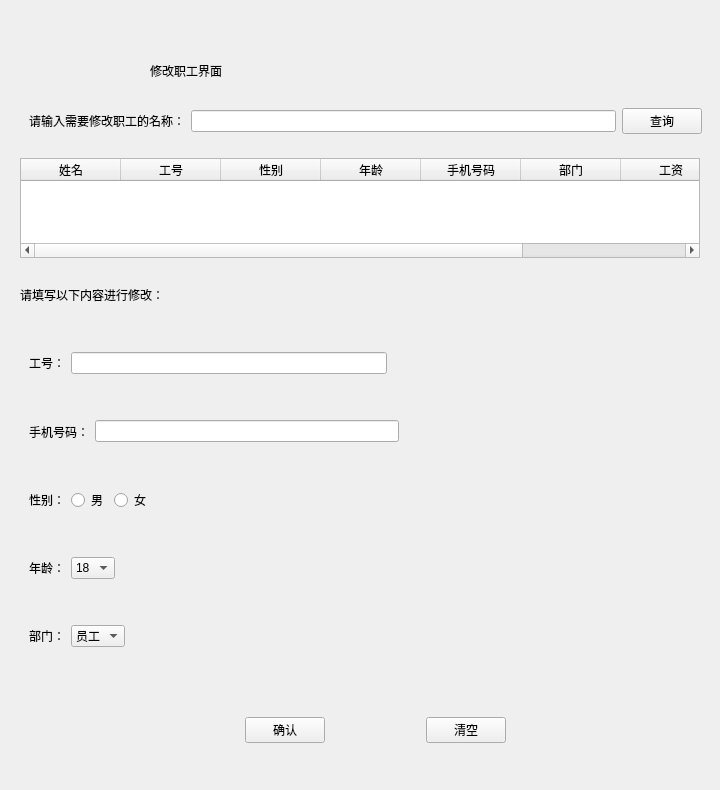
    <widget class="QWidget" name="page4">
     <property name="styleSheet">
      <string notr="true"/>
     </property>
     <widget class="QLabel" name="label_3">
      <property name="geometry">
       <rect>
        <x>150</x>
        <y>40</y>
        <width>351</width>
        <height>61</height>
       </rect>
      </property>
      <property name="styleSheet">
       <string notr="true">font: 35pt &quot;楷体&quot;;</string>
      </property>
      <property name="text">
       <string>修改职工界面</string>
      </property>
     </widget>
     <widget class="QWidget" name="widget_15" native="true">
      <property name="geometry">
       <rect>
        <x>20</x>
        <y>90</y>
        <width>691</width>
        <height>577</height>
       </rect>
      </property>
      <property name="styleSheet">
       <string notr="true">font: 20pt &quot;楷体&quot;;</string>
      </property>
      <layout class="QVBoxLayout" name="verticalLayout_3">
       <item>
        <widget class="QWidget" name="widget_11" native="true">
         <layout class="QHBoxLayout" name="horizontalLayout_9">
          <item>
           <widget class="QLabel" name="label_4">
            <property name="styleSheet">
             <string notr="true">font: 15pt &quot;楷体&quot;;</string>
            </property>
            <property name="text">
             <string>请输入需要修改职工的名称：</string>
            </property>
           </widget>
          </item>
          <item>
           <widget class="QLineEdit" name="modifyname"/>
          </item>
          <item>
           <widget class="QPushButton" name="modifyquery">
            <property name="text">
             <string>查询</string>
            </property>
           </widget>
          </item>
         </layout>
        </widget>
       </item>
       <item>
        <widget class="QTableWidget" name="modifytable">
         <property name="sizePolicy">
          <sizepolicy hsizetype="Fixed" vsizetype="Fixed">
           <horstretch>0</horstretch>
           <verstretch>0</verstretch>
          </sizepolicy>
         </property>
         <property name="minimumSize">
          <size>
           <width>680</width>
           <height>10</height>
          </size>
         </property>
         <property name="maximumSize">
          <size>
           <width>16777215</width>
           <height>100</height>
          </size>
         </property>
         <column>
          <property name="text">
           <string>姓名</string>
          </property>
         </column>
         <column>
          <property name="text">
           <string>工号</string>
          </property>
         </column>
         <column>
          <property name="text">
           <string>性别</string>
          </property>
         </column>
         <column>
          <property name="text">
           <string>年龄</string>
          </property>
         </column>
         <column>
          <property name="text">
           <string>手机号码</string>
          </property>
         </column>
         <column>
          <property name="text">
           <string>部门</string>
          </property>
         </column>
         <column>
          <property name="text">
           <string>工资</string>
          </property>
         </column>
         <column>
          <property name="text">
           <string>职责</string>
          </property>
         </column>
        </widget>
       </item>
       <item>
        <widget class="QLabel" name="label_6">
         <property name="text">
          <string>请填写以下内容进行修改：</string>
         </property>
        </widget>
       </item>
       <item>
        <widget class="QWidget" name="widget_10" native="true">
         <layout class="QHBoxLayout" name="horizontalLayout_8">
          <item>
           <widget class="QLabel" name="label_5">
            <property name="text">
             <string>工号：</string>
            </property>
           </widget>
          </item>
          <item>
           <widget class="QLineEdit" name="modifyid"/>
          </item>
          <item>
           <spacer name="horizontalSpacer_11">
            <property name="orientation">
             <enum>Qt::Horizontal</enum>
            </property>
            <property name="sizeHint" stdset="0">
             <size>
              <width>40</width>
              <height>20</height>
             </size>
            </property>
           </spacer>
          </item>
         </layout>
        </widget>
       </item>
       <item>
        <widget class="QWidget" name="widget_20" native="true">
         <layout class="QHBoxLayout" name="horizontalLayout_17">
          <item>
           <widget class="QLabel" name="label_14">
            <property name="text">
             <string>手机号码：</string>
            </property>
           </widget>
          </item>
          <item>
           <widget class="QLineEdit" name="modifyphonum"/>
          </item>
          <item>
           <spacer name="horizontalSpacer_10">
            <property name="orientation">
             <enum>Qt::Horizontal</enum>
            </property>
            <property name="sizeHint" stdset="0">
             <size>
              <width>40</width>
              <height>20</height>
             </size>
            </property>
           </spacer>
          </item>
         </layout>
        </widget>
       </item>
       <item>
        <widget class="QWidget" name="widget_12" native="true">
         <layout class="QHBoxLayout" name="horizontalLayout_10">
          <item>
           <widget class="QLabel" name="label_7">
            <property name="text">
             <string>性别：</string>
            </property>
           </widget>
          </item>
          <item>
           <widget class="QRadioButton" name="modifman">
            <property name="text">
             <string>男</string>
            </property>
           </widget>
          </item>
          <item>
           <widget class="QRadioButton" name="modifywoman">
            <property name="text">
             <string>女</string>
            </property>
           </widget>
          </item>
          <item>
           <spacer name="horizontalSpacer_12">
            <property name="orientation">
             <enum>Qt::Horizontal</enum>
            </property>
            <property name="sizeHint" stdset="0">
             <size>
              <width>40</width>
              <height>20</height>
             </size>
            </property>
           </spacer>
          </item>
         </layout>
        </widget>
       </item>
       <item>
        <widget class="QWidget" name="widget_13" native="true">
         <layout class="QHBoxLayout" name="horizontalLayout_11">
          <item>
           <widget class="QLabel" name="label_8">
            <property name="text">
             <string>年龄：</string>
            </property>
           </widget>
          </item>
          <item>
           <widget class="QComboBox" name="modifyage">
            <item>
             <property name="text">
              <string>18</string>
             </property>
            </item>
            <item>
             <property name="text">
              <string>19</string>
             </property>
            </item>
            <item>
             <property name="text">
              <string>20</string>
             </property>
            </item>
            <item>
             <property name="text">
              <string>21</string>
             </property>
            </item>
            <item>
             <property name="text">
              <string>22</string>
             </property>
            </item>
            <item>
             <property name="text">
              <string>23</string>
             </property>
            </item>
            <item>
             <property name="text">
              <string>24</string>
             </property>
            </item>
            <item>
             <property name="text">
              <string>25</string>
             </property>
            </item>
            <item>
             <property name="text">
              <string>26</string>
             </property>
            </item>
            <item>
             <property name="text">
              <string>27</string>
             </property>
            </item>
            <item>
             <property name="text">
              <string>28</string>
             </property>
            </item>
            <item>
             <property name="text">
              <string>29</string>
             </property>
            </item>
            <item>
             <property name="text">
              <string>30</string>
             </property>
            </item>
            <item>
             <property name="text">
              <string>31</string>
             </property>
            </item>
            <item>
             <property name="text">
              <string>32</string>
             </property>
            </item>
            <item>
             <property name="text">
              <string>33</string>
             </property>
            </item>
            <item>
             <property name="text">
              <string>34</string>
             </property>
            </item>
            <item>
             <property name="text">
              <string>35</string>
             </property>
            </item>
            <item>
             <property name="text">
              <string>36</string>
             </property>
            </item>
            <item>
             <property name="text">
              <string>37</string>
             </property>
            </item>
            <item>
             <property name="text">
              <string>38</string>
             </property>
            </item>
            <item>
             <property name="text">
              <string>39</string>
             </property>
            </item>
            <item>
             <property name="text">
              <string>40</string>
             </property>
            </item>
            <item>
             <property name="text">
              <string>41</string>
             </property>
            </item>
            <item>
             <property name="text">
              <string>42</string>
             </property>
            </item>
            <item>
             <property name="text">
              <string>43</string>
             </property>
            </item>
            <item>
             <property name="text">
              <string>44</string>
             </property>
            </item>
            <item>
             <property name="text">
              <string>45</string>
             </property>
            </item>
            <item>
             <property name="text">
              <string>46</string>
             </property>
            </item>
            <item>
             <property name="text">
              <string>47</string>
             </property>
            </item>
            <item>
             <property name="text">
              <string>48</string>
             </property>
            </item>
            <item>
             <property name="text">
              <string>49</string>
             </property>
            </item>
            <item>
             <property name="text">
              <string>50</string>
             </property>
            </item>
            <item>
             <property name="text">
              <string>51</string>
             </property>
            </item>
            <item>
             <property name="text">
              <string>52</string>
             </property>
            </item>
            <item>
             <property name="text">
              <string>53</string>
             </property>
            </item>
            <item>
             <property name="text">
              <string>54</string>
             </property>
            </item>
            <item>
             <property name="text">
              <string>55</string>
             </property>
            </item>
            <item>
             <property name="text">
              <string>56</string>
             </property>
            </item>
            <item>
             <property name="text">
              <string>57</string>
             </property>
            </item>
            <item>
             <property name="text">
              <string>58</string>
             </property>
            </item>
            <item>
             <property name="text">
              <string>59</string>
             </property>
            </item>
            <item>
             <property name="text">
              <string>60</string>
             </property>
            </item>
           </widget>
          </item>
          <item>
           <spacer name="horizontalSpacer_13">
            <property name="orientation">
             <enum>Qt::Horizontal</enum>
            </property>
            <property name="sizeHint" stdset="0">
             <size>
              <width>40</width>
              <height>20</height>
             </size>
            </property>
           </spacer>
          </item>
         </layout>
        </widget>
       </item>
       <item>
        <widget class="QWidget" name="widget_14" native="true">
         <layout class="QHBoxLayout" name="horizontalLayout_12">
          <item>
           <widget class="QLabel" name="label_9">
            <property name="text">
             <string>部门：</string>
            </property>
           </widget>
          </item>
          <item>
           <widget class="QComboBox" name="modifydept">
            <item>
             <property name="text">
              <string>员工</string>
             </property>
            </item>
            <item>
             <property name="text">
              <string>经理</string>
             </property>
            </item>
            <item>
             <property name="text">
              <string>老板</string>
             </property>
            </item>
           </widget>
          </item>
          <item>
           <spacer name="horizontalSpacer_14">
            <property name="orientation">
             <enum>Qt::Horizontal</enum>
            </property>
            <property name="sizeHint" stdset="0">
             <size>
              <width>40</width>
              <height>20</height>
             </size>
            </property>
           </spacer>
          </item>
         </layout>
        </widget>
       </item>
      </layout>
     </widget>
     <widget class="QWidget" name="widget_16" native="true">
      <property name="geometry">
       <rect>
        <x>150</x>
        <y>680</y>
        <width>451</width>
        <height>101</height>
       </rect>
      </property>
      <property name="styleSheet">
       <string notr="true">font: 25pt &quot;楷体&quot;;</string>
      </property>
      <layout class="QHBoxLayout" name="horizontalLayout_13">
       <item>
        <spacer name="horizontalSpacer_15">
         <property name="orientation">
          <enum>Qt::Horizontal</enum>
         </property>
         <property name="sizeHint" stdset="0">
          <size>
           <width>40</width>
           <height>20</height>
          </size>
         </property>
        </spacer>
       </item>
       <item>
        <widget class="QPushButton" name="modifysure">
         <property name="text">
          <string>确认</string>
         </property>
        </widget>
       </item>
       <item>
        <spacer name="horizontalSpacer_17">
         <property name="orientation">
          <enum>Qt::Horizontal</enum>
         </property>
         <property name="sizeHint" stdset="0">
          <size>
           <width>40</width>
           <height>20</height>
          </size>
         </property>
        </spacer>
       </item>
       <item>
        <widget class="QPushButton" name="modifyclear">
         <property name="text">
          <string>清空</string>
         </property>
        </widget>
       </item>
       <item>
        <spacer name="horizontalSpacer_16">
         <property name="orientation">
          <enum>Qt::Horizontal</enum>
         </property>
         <property name="sizeHint" stdset="0">
          <size>
           <width>40</width>
           <height>20</height>
          </size>
         </property>
        </spacer>
       </item>
      </layout>
     </widget>
    </widget>
